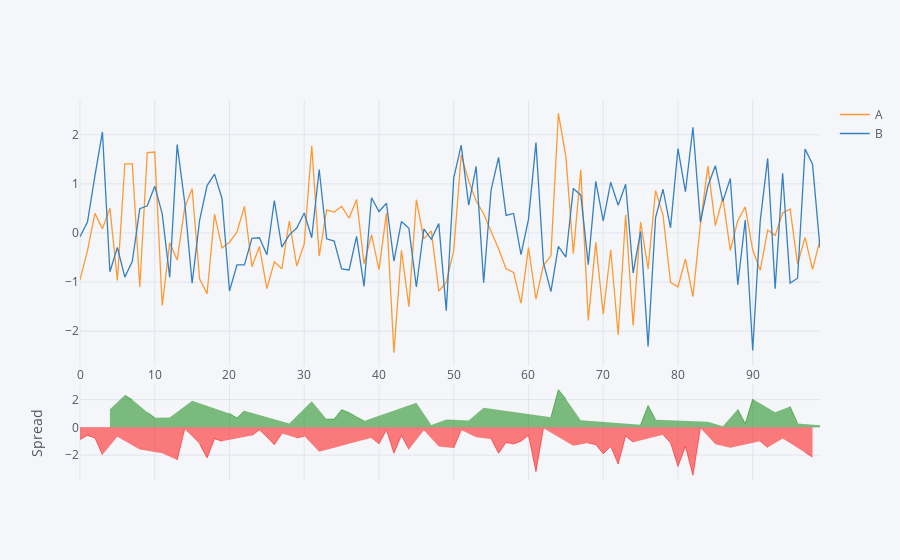

Notebook code cell kept with this figure:
### Markdown cell above
## Spread

### Code cell
df[['A','B']].iplot(kind='spread')

### Figure 1 — Plotly figure (JSON) as saved in the notebook; plotly's stock layout.template omitted (floating-point values rounded to 4 significant figures)
{"data": [{"line": {"color": "rgba(255, 153, 51, 1.0)", "dash": "solid", "shape": "linear", "width": 1.3}, "mode": "lines", "name": "A", "text": "", "type": "scatter", "uid": "13ff4580-049d-45ad-974b-275bbc182de5", "x": [0, 1, 2, 3, 4, 5, 6, 7, 8, 9, 10, 11, 12, 13, 14, 15, 16, 17, 18, 19, 20, 21, 22, 23, 24, 25, 26, 27, 28, 29, 30, 31, 32, 33, 34, 35, 36, 37, 38, 39, 40, 41, 42, 43, 44, 45, 46, 47, 48, 49, 50, 51, 52, 53, 54, 55, 56, 57, 58, 59, 60, 61, 62, 63, 64, 65, 66, 67, 68, 69, 70, 71, 72, 73, 74, 75, 76, 77, 78, 79, 80, 81, 82, 83, 84, 85, 86, 87, 88, 89, 90, 91, 92, 93, 94, 95, 96, 97, 98, 99], "y": [-0.9548, -0.3584, 0.4011, 0.08316, 0.5061, -0.968, 1.408, 1.407, -1.099, 1.638, 1.648, -1.475, -0.1981, -0.5525, 0.5114, 0.9008, -0.9354, -1.234, 0.383, -0.3032, -0.188, 0.02153, 0.5423, -0.6856, -0.2772, -1.132, -0.5853, -0.7299, 0.2439, -0.6717, -0.223, 1.775, -0.4694, 0.4724, 0.4269, 0.5389, 0.3031, 0.6828, -0.6274, -0.03392, -0.7456, 0.4088, -2.437, -0.3548, -1.5, 0.6777, -0.1214, 0.0429, -1.18, -1.009, -0.353, 1.59, 1.055, 0.6516, 0.3928, 0.04884, -0.3256, -0.7276, -0.8041, -1.434, -0.2997, -1.348, -0.6591, -0.4651, 2.436, 1.553, -0.4204, 1.284, -1.779, -0.192, -1.653, -0.3422, -2.077, 0.3725, -1.881, 0.2219, -0.7338, 0.8633, 0.3603, -1.004, -1.098, -0.5306, -1.294, 0.1704, 1.362, 0.1494, 0.7178, -0.3567, 0.2502, 0.53, -0.3471, -0.7613, 0.06035, -0.04818, 0.4061, 0.4882, -0.634, -0.09094, -0.7395, -0.1427]}, {"line": {"color": "rgba(55, 128, 191, 1.0)", "dash": "solid", "shape": "linear", "width": 1.3}, "mode": "lines", "name": "B", "text": "", "type": "scatter", "uid": "af07f147-85cc-4111-9710-e1a38600970d", "x": [0, 1, 2, 3, 4, 5, 6, 7, 8, 9, 10, 11, 12, 13, 14, 15, 16, 17, 18, 19, 20, 21, 22, 23, 24, 25, 26, 27, 28, 29, 30, 31, 32, 33, 34, 35, 36, 37, 38, 39, 40, 41, 42, 43, 44, 45, 46, 47, 48, 49, 50, 51, 52, 53, 54, 55, 56, 57, 58, 59, 60, 61, 62, 63, 64, 65, 66, 67, 68, 69, 70, 71, 72, 73, 74, 75, 76, 77, 78, 79, 80, 81, 82, 83, 84, 85, 86, 87, 88, 89, 90, 91, 92, 93, 94, 95, 96, 97, 98, 99], "y": [-0.07434, 0.2237, 1.168, 2.059, -0.7902, -0.2955, -0.899, -0.5756, 0.4959, 0.554, 0.9528, 0.3877, -0.9065, 1.8, 0.6347, -1.023, 0.2557, 0.966, 1.199, 0.6971, -1.182, -0.6495, -0.6486, -0.1086, -0.09705, -0.4442, 0.6609, -0.2894, -0.0379, 0.0993, 0.4071, -0.09598, 1.293, -0.1188, -0.1661, -0.7301, -0.754, -0.07111, -1.088, 0.7169, 0.4363, 0.6042, -0.575, 0.2328, 0.09396, -1.1, 0.08173, -0.1281, 0.1903, -1.58, 1.123, 1.786, 0.567, 1.357, -1.015, 0.8789, 1.54, 0.3577, 0.3969, -0.4425, 0.2761, 1.839, -0.6034, -1.193, -0.2709, -0.4942, 0.9073, 0.7699, -0.6448, 1.051, 0.2483, 1.032, 0.5631, 0.99, -0.8162, 0.03158, -2.308, 0.3147, 0.89, 0.1059, 1.717, 0.8388, 2.153, 0.2214, 0.9557, 1.37, 0.6442, 1.11, -1.055, 0.2638, -2.391, 0.2402, 1.518, -1.134, 1.215, -1.019, -0.9205, 1.711, 1.4, -0.3029]}, {"connectgaps": false, "fill": "tozeroy", "line": {"color": "green", "dash": "solid", "shape": "linear", "width": 0.5}, "mode": "lines", "name": "Spread", "showlegend": false, "type": "scatter", "uid": "c0e8b1e4-a7e4-4f82-90f2-a0964f3dc05c", "x": [0, 1, 2, 3, 4, 5, 6, 7, 8, 9, 10, 11, 12, 13, 14, 15, 16, 17, 18, 19, 20, 21, 22, 23, 24, 25, 26, 27, 28, 29, 30, 31, 32, 33, 34, 35, 36, 37, 38, 39, 40, 41, 42, 43, 44, 45, 46, 47, 48, 49, 50, 51, 52, 53, 54, 55, 56, 57, 58, 59, 60, 61, 62, 63, 64, 65, 66, 67, 68, 69, 70, 71, 72, 73, 74, 75, 76, 77, 78, 79, 80, 81, 82, 83, 84, 85, 86, 87, 88, 89, 90, 91, 92, 93, 94, 95, 96, 97, 98, 99], "xaxis": "x2", "y": ["", "", "", "", 1.296, "", 2.307, 1.982, "", 1.084, 0.6954, "", 0.7084, "", "", 1.924, "", "", "", "", 0.9944, 0.6711, 1.191, "", "", "", "", "", 0.2818, "", "", 1.871, "", 0.5912, 0.593, 1.269, 1.057, 0.754, 0.4607, "", "", "", "", "", "", 1.778, "", 0.171, "", 0.5707, "", "", 0.4882, "", 1.407, "", "", "", "", "", "", "", "", 0.7277, 2.707, 2.048, "", 0.5139, "", "", "", "", "", "", "", 0.1903, 1.574, 0.5486, "", "", "", "", "", "", 0.406, "", 0.07364, "", 1.305, 0.2663, 2.044, "", "", 1.085, "", 1.507, 0.2865, "", "", 0.1602], "yaxis": "y2"}, {"connectgaps": false, "fill": "tozeroy", "line": {"color": "red", "dash": "solid", "shape": "linear", "width": 0.5}, "mode": "lines", "name": "Spread", "showlegend": false, "type": "scatter", "uid": "4686b4ab-9775-415e-90d9-d50da79f5509", "x": [0, 1, 2, 3, 4, 5, 6, 7, 8, 9, 10, 11, 12, 13, 14, 15, 16, 17, 18, 19, 20, 21, 22, 23, 24, 25, 26, 27, 28, 29, 30, 31, 32, 33, 34, 35, 36, 37, 38, 39, 40, 41, 42, 43, 44, 45, 46, 47, 48, 49, 50, 51, 52, 53, 54, 55, 56, 57, 58, 59, 60, 61, 62, 63, 64, 65, 66, 67, 68, 69, 70, 71, 72, 73, 74, 75, 76, 77, 78, 79, 80, 81, 82, 83, 84, 85, 86, 87, 88, 89, 90, 91, 92, 93, 94, 95, 96, 97, 98, 99], "xaxis": "x2", "y": [-0.8804, -0.5822, -0.7674, -1.976, "", -0.6725, "", "", -1.595, "", "", -1.863, "", -2.352, -0.1232, "", -1.191, -2.2, -0.8158, -1.0, "", "", "", -0.577, -0.1801, -0.6876, -1.246, -0.4405, "", -0.771, -0.6301, "", -1.763, "", "", "", "", "", "", -0.7508, -1.182, -0.1953, -1.862, -0.5876, -1.594, "", -0.2031, "", -1.371, "", -1.476, -0.1968, "", -0.7057, "", -0.83, -1.865, -1.085, -1.201, -0.991, -0.5758, -3.187, -0.05574, "", "", "", -1.328, "", -1.134, -1.244, -1.902, -1.374, -2.641, -0.6175, -1.064, "", "", "", -0.5297, -1.11, -2.816, -1.369, -3.446, -0.05099, "", -1.221, "", -1.466, "", "", "", -1.002, -1.457, "", -0.8084, "", "", -1.802, -2.14, ""], "yaxis": "y2"}], "layout": {"hovermode": "x", "legend": {"bgcolor": "#F5F6F9", "font": {"color": "#4D5663"}}, "paper_bgcolor": "#F5F6F9", "plot_bgcolor": "#F5F6F9", "title": {"font": {"color": "#4D5663"}}, "xaxis": {"gridcolor": "#E1E5ED", "showgrid": true, "tickfont": {"color": "#4D5663"}, "title": {"font": {"color": "#4D5663"}, "text": ""}, "zerolinecolor": "#E1E5ED"}, "xaxis2": {"anchor": "y2", "gridcolor": "#E1E5ED", "showgrid": true, "showticklabels": false, "tickfont": {"color": "#4D5663"}, "title": {"font": {"color": "#4D5663"}, "text": ""}, "zerolinecolor": "#E1E5ED"}, "yaxis": {"domain": [0.3, 1], "gridcolor": "#E1E5ED", "showgrid": true, "tickfont": {"color": "#4D5663"}, "title": {"font": {"color": "#4D5663"}, "text": ""}, "zerolinecolor": "#E1E5ED"}, "yaxis2": {"domain": [0, 0.25], "gridcolor": "#E1E5ED", "showgrid": true, "tickfont": {"color": "#4D5663"}, "title": {"font": {"color": "#4D5663"}, "text": "Spread"}, "zerolinecolor": "#E1E5ED"}}}
